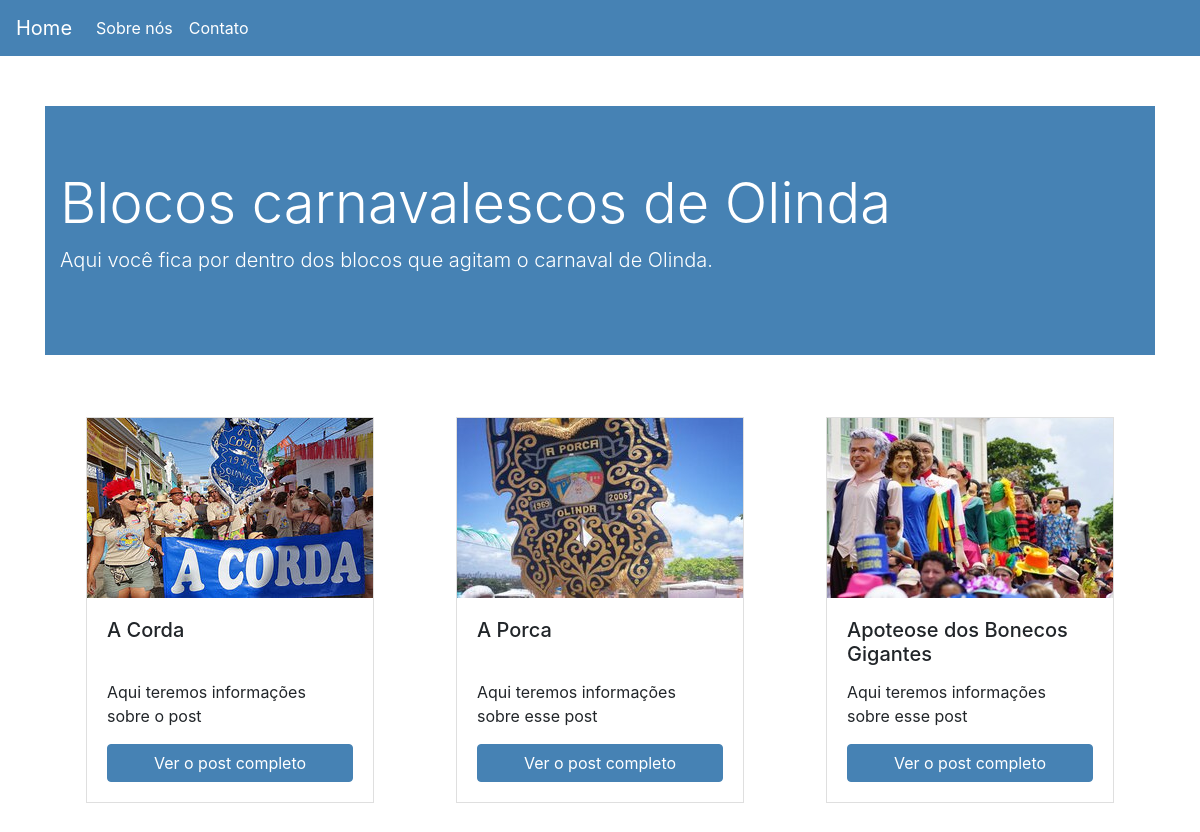
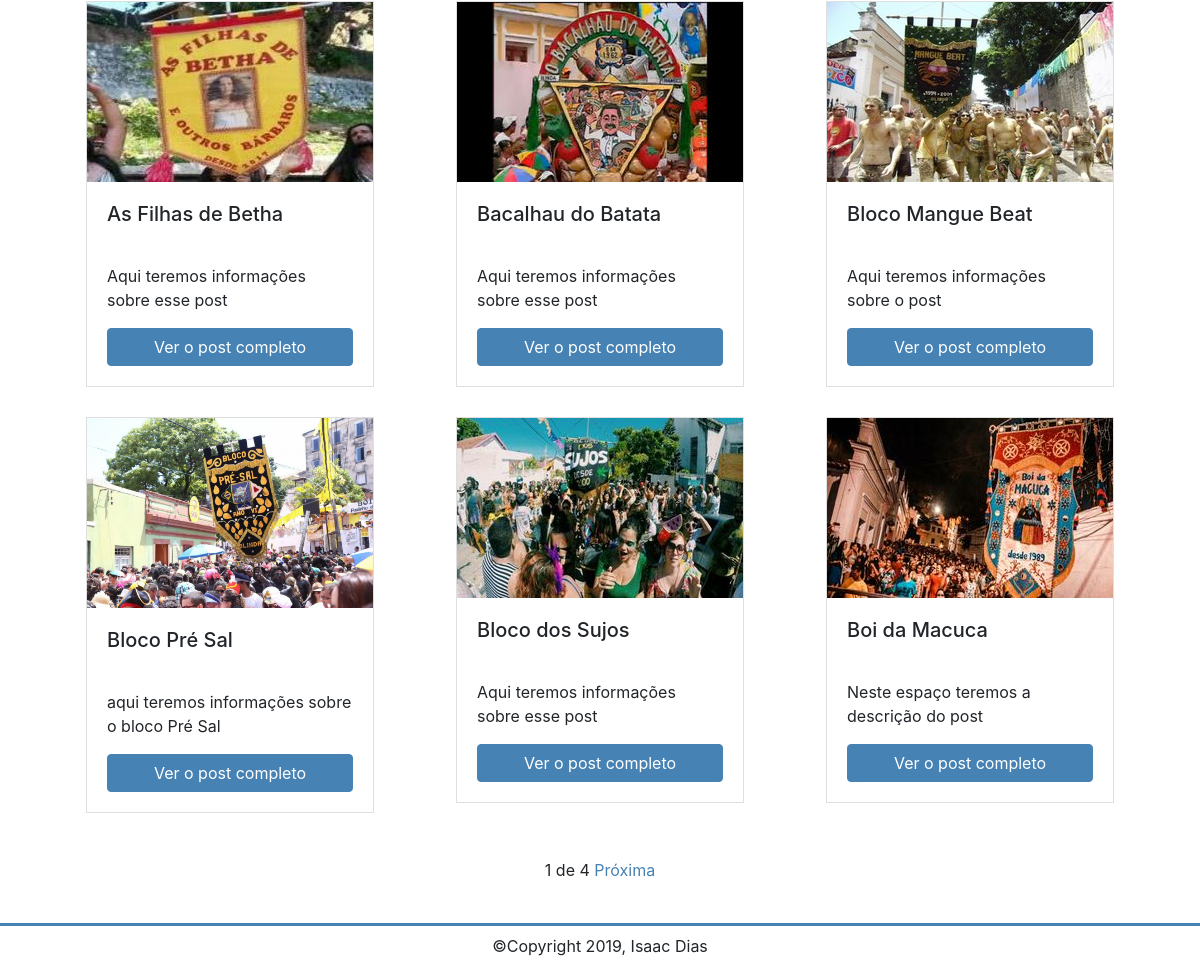
The page / on the database its author committed (2 pictures, top to bottom).
### blog/models.py (models this page shows, shortened)
class Post(models.Model):
    STATUS = (
        ('active', 'Ativo'),
        ('draft', 'Rascunho')
    )
    title = models.CharField(max_length=200)
    body = models.TextField()
    image = models.FileField(upload_to = '', null=True, blank= True)
    author = models.ForeignKey(User, on_delete=models.CASCADE)
    slug= models.SlugField()
    created_at = models.DateField(auto_now_add=True)
    updated_at = models.DateField(auto_now=True)
    status = models.CharField(max_length=15, choices=STATUS)

### blog/views.py (the view)
# urls.py: path('', views.post_list, name='post_list'),
def post_list(request):
    post_list = Post.objects.all().order_by('title')
    paginator = Paginator(post_list, 9)
    page = request.GET.get('page')
    posts = paginator.get_page(page)
    return render(request, 'blog/post_list.html', {'posts': posts})

### blog/templates/blog/post_list.html (shortened to what this page needs)
{% extends 'blog/base.html' %}
{% block content %}
<div class="container">
    <div class="jumbotron jumbotron-fluid">
        <div class="container">
            <h1 class="display-4">Blocos carnavalescos de Olinda</h1>
            <p class="lead">Aqui você fica por dentro dos blocos que agitam o carnaval de Olinda.</p>
        </div>
    </div>
    <div class="row">
        {% for post in posts %}
        <div class="col">
            <div class="card" style="width: 18rem;">
                {% if post.image %}
                <img class="card-img-top" src="{{ post.image.url }}" alt="">
                {% endif %}
                <div class="card-body">
                    <h5 class="card-title">{{ post.title }}</h5>
                    <p class="card-text">{{ post.body |truncatechars:50}}</p>
                    <a href="{% url 'blog:post_detail' post.slug %}" class="btn btn-primary">Ver o post completo</a>
                </div>
            </div>
        </div>
        {% endfor %}
    </div>
    <div class="pagination">
        <span class="step-links">
            <span class="current">
                {{posts.number}} de {{posts.paginator.num_pages}}
            </span>
            {% if posts.has_next %}
            <a href="?page={{ posts.next_page_number }}">Próxima</a>
            {% endif %}
        </span>
    </div>
</div>
{% endblock %}

### blog/static/css/styles.css (style rules this page uses)
.row { margin-left: 0; margin-right: 0; }
.col { padding-left: 0; padding-right: 0; }
.card { margin: auto; margin-top: 30px; border-radius: 0; }
.card-img-top { border-radius: 0; }
.card .btn-primary { background-color: #4682B4; border-color: #4682B4; }
.row .jumbotron { background-color: #4682B4; color: #FFF; margin-top: 50px; }
.card .btn.btn-primary { margin: auto; display: block; }
.card-title { height: 50px; }
.container .step-links { display: block; width: 200px; margin: 30px auto; height: 50px; position: relative; text-align: center; padding-top: 15px; }
.step-links a { color: #4682b4; transition: .5s; }

### rows shown on the page
Post: image (picture), title "A Corda", body "Aqui teremos informações sobre o post"
Post: image (picture), title "A Porca", body "Aqui teremos informações sobre esse post"
Post: image (picture), title "Apoteose dos Bonecos Gigantes", body "Aqui teremos informações sobre esse post"
Post: image (picture), title "As Filhas de Betha", body "Aqui teremos informações sobre esse post"
Post: image (picture), title "Bacalhau do Batata", body "Aqui teremos informações sobre esse post"
Post: image (picture), title "Bloco Mangue Beat", body "Aqui teremos informações sobre o post"
Post: image (picture), title "Bloco Pré Sal", body "aqui teremos informações sobre o bloco Pré Sal"
Post: image (picture), title "Bloco dos Sujos", body "Aqui teremos informações sobre esse post"
Post: image (picture), title "Boi da Macuca", body "Neste espaço teremos a descrição do post"

### other values the page prints
{{ posts.number }} "1"
{{ posts.paginator.num_pages }} "4"
